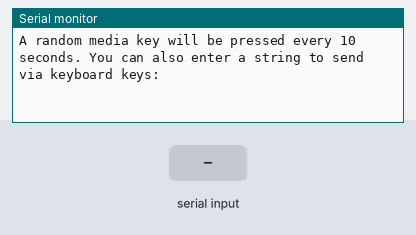
The sketch below on a simulated ESP8266 (NodeMCU). Shown: the last lines printed to the serial monitor. The test bench sets the inputs (shaded band). Random numbers use the default seed unless the sketch sets one.

Above: at 1.2 s.
1.3 s: "1" received over the second serial link
At 2.5 s:
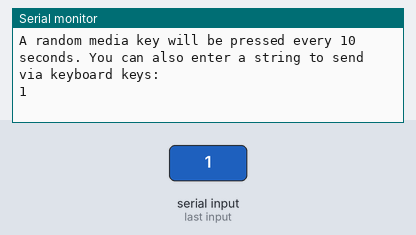
2.8 s: "0" received over the second serial link
At 3.7 s:
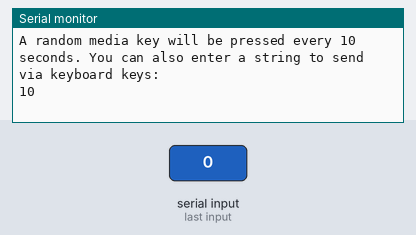

Measured:
- after the input at 1.3 s, the serial monitor: prints a new line at once (image 1)
- after the input at 2.8 s, the serial monitor: prints a new line at once (image 2)

The sketch:

bluetoothComm.ino
```cpp
/*
 * for bluetooth testing purposes only
 */
#define DEBUG 1
#define BT_TEST 1
#include "BluetoothComm.h"

BluetoothComm bluetooth;

void setup()
{
  bluetooth.init(BLUETOOTH_RX, BLUETOOTH_TX);
  Serial.begin(115200);
  bluetooth.begin(115200);
#ifdef DEBUG
  bluetooth.setSerial(&Serial);
#endif

#ifdef BT_TEST
  Serial.write("A random media key will be pressed every 10 seconds. You can also enter a string to send via keyboard keys: \n");
#endif
}

void loop()
{
#ifdef BT_TEST
  while (bluetooth.available())
    Serial.write(bluetooth.read());

  while (Serial.available() > 0)
    bluetooth.write(Serial.read());

  if (millis() % 10000 == 0)
  {
    int r = random(4);
    switch(r)
    {
      case 0:
        bluetooth.nextTrack();
        break;
      case 1:
        bluetooth.prevTrack();
        break;
      case 2:
        bluetooth.pausePlay();
        break;
      case 3:
        bluetooth.stop();
        break;
      default: break;
    }
#endif
    //bluetooth.test();
  }
}
```

BluetoothComm.cpp
```cpp
#include "BluetoothComm.h"

// just wrappers for the SoftwareSerial class
int BluetoothComm::init(int8_t rxPin, int8_t txPin)
{
  module = new SoftwareSerial(rxPin, txPin, false);
  return (module ? 0 : 1);
}
void BluetoothComm::begin(uint32_t baud)
{
  module->begin(baud);
}
size_t BluetoothComm::write(uint8_t byte)
{
  return module->write(byte);
}
size_t BluetoothComm::write(const uint8_t* buffer, size_t size)
{
  return module->write(buffer, size);
}
int BluetoothComm::available()
{
  return module->available();
}
int BluetoothComm::read()
{
  return module->read();
}

// saves a reference to the Serial interface for debugging purposes
void BluetoothComm::setSerial(Stream *s)
{
  serial = s;
#ifdef DEBUG
  this->serial->println("Serial interface set");
#endif
}

// generic function that sends a command. Debug information available if needed
int BluetoothComm::sendBtCommand(const byte *cmd, size_t len, bool release = true)
{
  size_t res = this->module->write(cmd, len);
  int ret = (len == res ? 0 : 1);

#ifdef DEBUG
  memset(debugMsg, 0, DEBUG_LEN);
  sprintf(debugMsg, "%u out of %u bytes written, status = %s", res, len, (ret ? "fail" : "ok"));
  this->serial->print(debugMsg);
#endif

  if (release)
  {
    delay(BLUETOOTH_KEY_DELAY);
    len = sizeof(RELEASE_KEYS);
    res = this->module->write(RELEASE_KEYS, len);

#ifdef DEBUG
    this->serial->print(", key release ");
    this->serial->println((len == res ? "ok" : "fail"));
#endif
    ret += (len == res ? 0 : 1);
  }

  return ret;
}

// releases any keys that are pressed
int BluetoothComm::releaseKeys()
{
#ifdef DEBUG
  this->serial->print("releasing keys... ");
#endif
  return this->sendBtCommand(RELEASE_KEYS, sizeof(RELEASE_KEYS), false);
}

// presses the "previous track" media button for a short while, then releases
int BluetoothComm::prevTrack()
{
#ifdef DEBUG
  this->serial->print("previous track... ");
#endif
  return this->sendBtCommand(PREV_TRACK, sizeof(PREV_TRACK), true);
}

int BluetoothComm::nextTrack()
{
#ifdef DEBUG
  this->serial->print("next track... ");
#endif
  return this->sendBtCommand(NEXT_TRACK, sizeof(NEXT_TRACK), true);
}

int BluetoothComm::pausePlay()
{
#ifdef DEBUG
  this->serial->print("pause/play... ");
#endif
  return this->sendBtCommand(PAUSE_PLAY, sizeof(PAUSE_PLAY), true);
}

int BluetoothComm::stop()
{
#ifdef DEBUG
  this->serial->print("stop... ");
#endif
  return this->sendBtCommand(STOP, sizeof(STOP), true);
}

void BluetoothComm::test()
{
  size_t res = module->write(TEST, sizeof(TEST));
#ifdef DEBUG
  this->serial->print("\"hello\" sent, res = ");
  this->serial->println(res);
#endif
}
```

BluetoothComm.h
```cpp
/*
 * Essentially just a very simple wrapper for the SoftwareSerial library that includes pre-made commands
 * and debug outputs.
 */

#include <SoftwareSerial.h>
#include "defines.h"

class BluetoothComm
{
public:
  BluetoothComm() {}
  int init(int8_t rxPin, int8_t txPin);
  void begin(uint32_t baud);
  size_t write(uint8_t byte);
  size_t write(const uint8_t* buffer, size_t size);
  int available();
  int read();

  int releaseKeys();
  int pausePlay();
  int prevTrack();
  int nextTrack();
  int stop();
  void test();

  void setSerial(Stream *s);

private:
  int sendBtCommand(const byte *cmd, size_t len, bool release);
  SoftwareSerial *module;
  Stream *serial;

#ifdef DEBUG
  #define DEBUG_LEN 64
  char debugMsg[DEBUG_LEN];
#endif
};
```

defines.h
```cpp
// enables 'verbose mode' of the BT module
#define DEBUG 1

#define BLUETOOTH_RX D1
#define BLUETOOTH_TX D2

// the duration of the media keypresses (in ms) - after this time is elapsed, the module sends a HID report where no keys are pressed (thus simulating a key release)
#define BLUETOOTH_KEY_DELAY 75

// Raw HID report data for all the buttons this module uses
constexpr static byte PAUSE_PLAY[]   = {0xFD, 0x03, 0x03, 0x80, 0x00};
constexpr static byte PREV_TRACK[]   = {0xFD, 0x03, 0x03, 0x00, 0x02};
constexpr static byte NEXT_TRACK[]   = {0xFD, 0x03, 0x03, 0x00, 0x01};
constexpr static byte STOP[]         = {0xFD, 0x03, 0x03, 0x00, 0x04};
constexpr static byte RELEASE_KEYS[] = {0xFD, 0x03, 0x03, 0x00, 0x00};
constexpr static byte TEST[] = {'h', 'e', 'l', 'l', 'o'};
```
